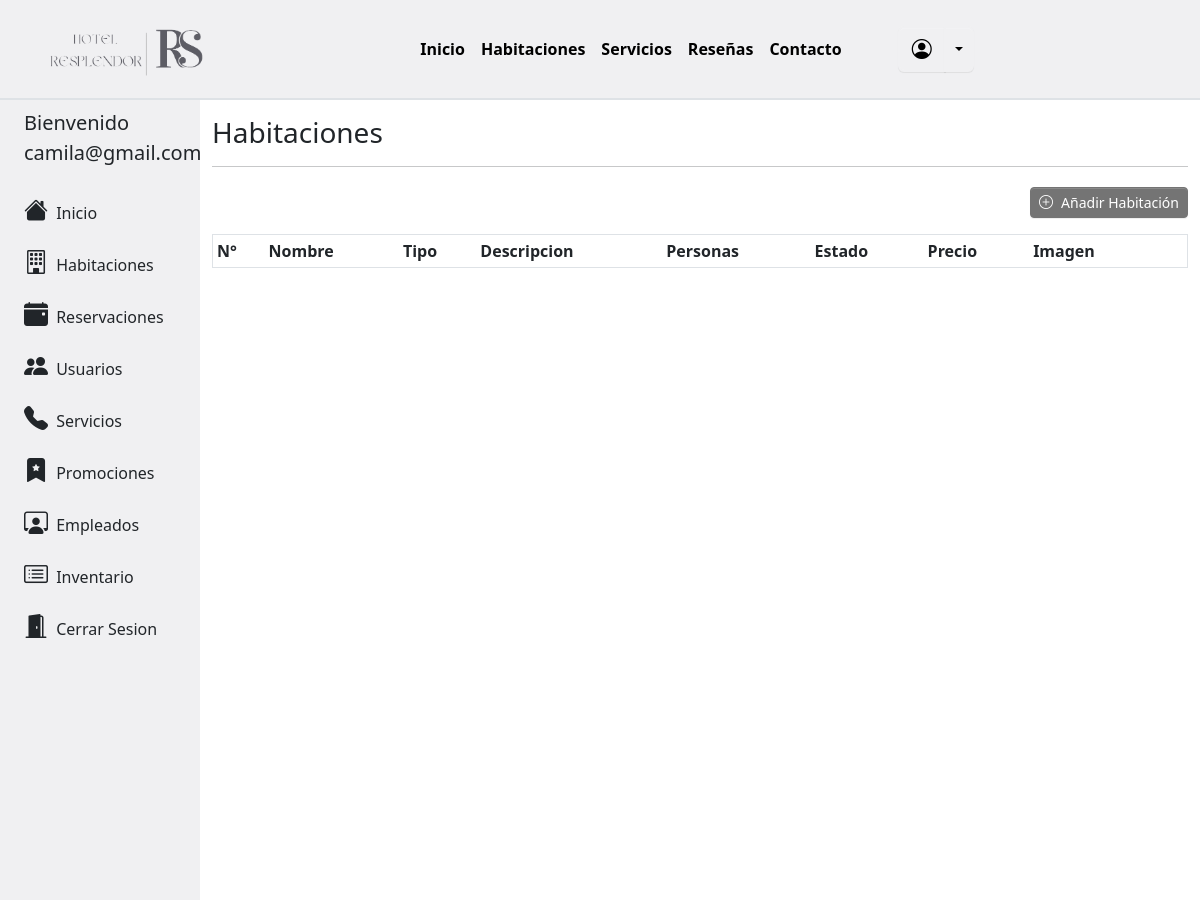
The page /adminHabitaciones/listar.php (signed in) on the database as committed earlier.
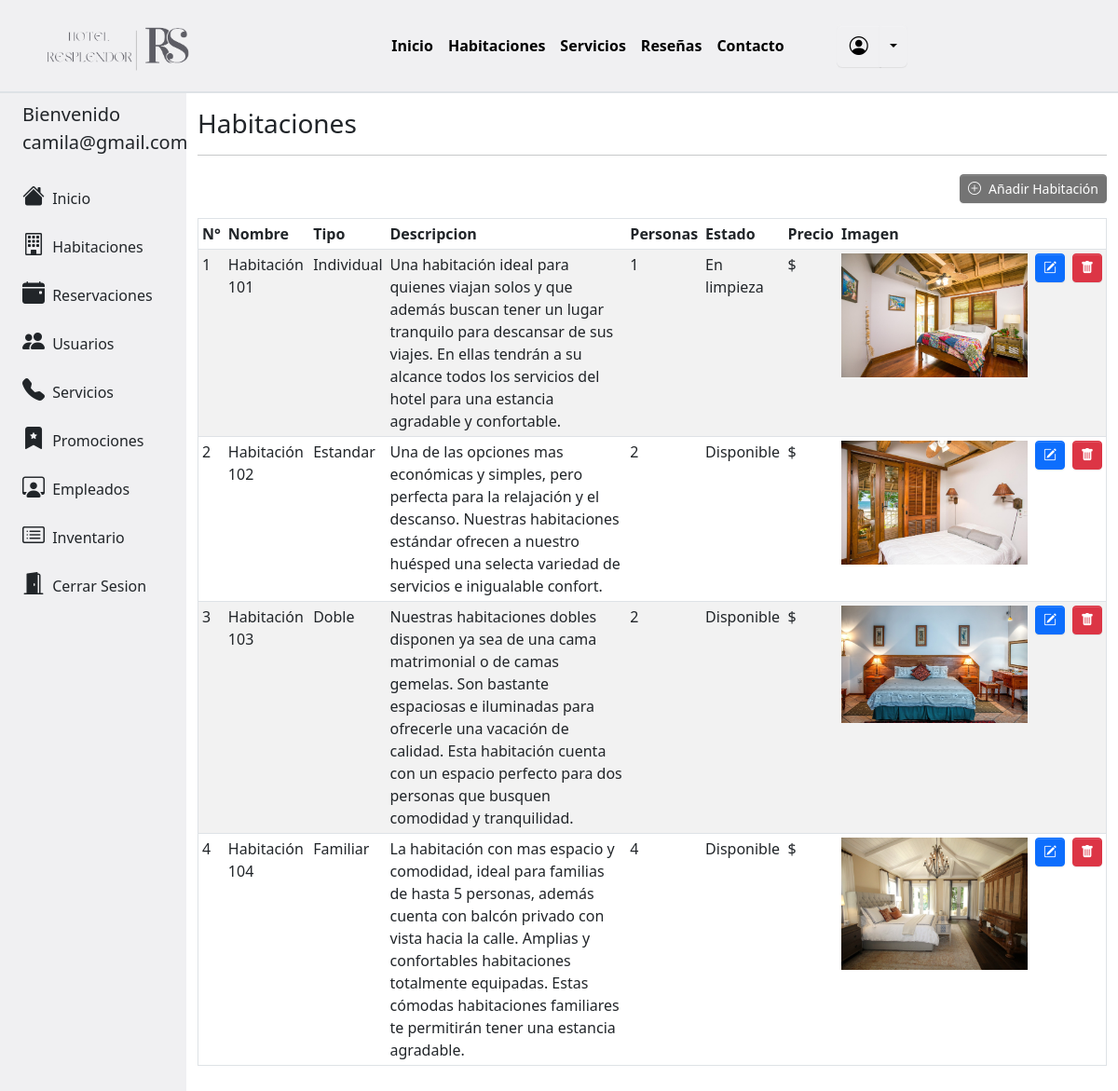
The same page on the database as committed later.
### tables this page shows
CREATE TABLE `habitacion` (
  `id_habitacion` int(6) NOT NULL,
  `id_tipo_habitacion` int(11) NOT NULL,
  `id_estado` int(11) NOT NULL,
  `nombre_habitacion` varchar(25) NOT NULL,
  `descripcion_habitacion` text NOT NULL,
  `cantidad_personas` varchar(25) NOT NULL,
  `precio_habitacion` int(11) NOT NULL,
  `imagen_habitacion` text NOT NULL
);

CREATE TABLE `tipo_habitacion` (
  `id_tipo_habitacion` int(11) NOT NULL,
  `tipo_habitacion` varchar(25) NOT NULL
);

CREATE TABLE `estado_habitacion` (
  `id_estado` int(11) NOT NULL,
  `estado_habitacion` varchar(25) NOT NULL
);

### adminHabitaciones/listar.php (the view, shortened to what this page needs)
<!DOCTYPE html>
<html>
    <head>
        <link rel="stylesheet" href="../css/custom.css">
        <link rel="stylesheet" href="../libs/bootstrap-icons/bootstrap-icons.css">
        <link href="https://cdn.datatables.net/v/bs5/dt-1.13.4/datatables.min.css" rel="stylesheet"/>
        <link href="https://cdn.jsdelivr.net/npm/bootstrap@5.3.0-alpha3/dist/css/bootstrap.min.css" rel="stylesheet">
    </head>
    <body>
        <?php
            include '../modules/menu.php';
        ?>
                <?php
                    include '../modules/sidebar_admin.php';
                ?>
                <div class="col-xl-10 col-sm-10 col-md-9 py-3">
                    <h3 class="text-start">Habitaciones</h3>
                    <hr>
                    <div class="row mb-3">
                        <div class="col-lg-12 col-sm-12 text-end">
                            <a class='btn btn-info btn-sm mt-1' href='http://localhost/hotel/adminHabitaciones/registrar.php' type='submit' id='btnActualizar' value='".$fila["id_habitacion"]."'><i class='bi bi-plus-circle me-2'></i>Añadir Habitación</a>
                        </div>
                    </div>
                    <?php
                        $conexion = new Conexion();
                        $con = $conexion->conectarDB();
                        $sql = "SELECT h.id_habitacion, h.nombre_habitacion, h.descripcion_habitacion, h.cantidad_personas, h.precio_Tb , h.imagen_habitacion,
                        t.tipo_habitacion, e.estado_habitacion
                        FROM habitacion h JOIN tipo_habitacion t
                        ON h.id_tipo_habitacion = t.id_tipo_habitacion
                        JOIN estado_habitacion e ON h.id_estado = e.id_estado
                        ORDER BY id_habitacion";
                        $resultset = $con->query($sql);
                    ?>
                    <div class="table-responsive">
                        <table class="table table-hover table-striped table-sm border" id="tabla" >
                            <thead>
                                <tr><th>N°</th><th>Nombre</th><th>Tipo</th><th>Descripcion</th><th>Personas</th><th>Estado</th><th>Precio</th><th>Imagen</th><th></th><th></th></tr>
                            </thead>
                            <tbody>
                            <?php
                                if($resultset->num_rows>0){
                                    while($fila = $resultset->fetch_assoc()){
                                        echo "<tr id='tabla' class='articulo'><td>".$fila["id_habitacion"]."</td><td>".$fila["nombre_habitacion"]."</td><td>".$fila["tipo_habitacion"]."</td><td>".$fila["descripcion_habitacion"]."</td><td>".$fila["cantidad_personas"]."</td><td>".$fila["estado_habitacion"]."</td><td>$".$fila["precio_Tb"]."</td><td> <img src='".$fila["imagen_habitacion"]."' class='img-fluid' style='max-width:200px'> </td>
                                        <td><a class='btn btn-primary btn-sm' href='http://localhost/hotel/adminHabitaciones/actualizar.php?id=".$fila['id_habitacion']."' type='submit' id='btnActualizar' value='".$fila["id_habitacion"]."'><i class='bi bi-pencil-square'></i> </a></td>
                                        <td><button class='btn btn-danger btn-sm' type='submit' id='btnEliminar' onclick='confirmar(this.value)' value='".$fila["id_habitacion"]."'><i class='bi bi-trash-fill'></i>   </button></td></tr>";
                                    }
                                }
                            ?>
                            </tbody>
                        </table>
                    </div>
                </div>
    </body>
</html>

Rows that differ between the two databases and show on the page:
now on this page (row edited): habitacion: id_habitacion "1", nombre_habitacion "Habitación 101", id_tipo_habitacion.tipo_habitacion "Individual", descripcion_habitacion "Una habitación ideal para quienes viajan solos y que además buscan tener un lugar tranquilo para descansar de sus viajes. En ellas tendrán a su alcance todos los servicios del hotel para una estancia agradable y confortable.", cantidad_personas "1", id_estado.estado_habitacion "En limpieza", imagen_habitacion (picture)
now on this page (row edited): habitacion: id_habitacion "2", nombre_habitacion "Habitación 102", id_tipo_habitacion.tipo_habitacion "Estandar", descripcion_habitacion "Una de las opciones mas económicas y simples, pero perfecta para la relajación y el descanso. Nuestras habitaciones estándar ofrecen a nuestro huésped una selecta variedad de servicios e inigualable confort.", cantidad_personas "2", id_estado.estado_habitacion "Disponible", imagen_habitacion (picture)
now on this page (row edited): habitacion: id_habitacion "3", nombre_habitacion "Habitación 103", id_tipo_habitacion.tipo_habitacion "Doble", descripcion_habitacion "Nuestras habitaciones dobles disponen ya sea de una cama matrimonial o de camas gemelas. Son bastante espaciosas e iluminadas para ofrecerle una vacación de calidad. Esta habitación cuenta con un espacio perfecto para dos personas que busquen comodidad y tranquilidad.", cantidad_personas "2", id_estado.estado_habitacion "Disponible", imagen_habitacion (picture)
now on this page (row edited): habitacion: id_habitacion "4", nombre_habitacion "Habitación 104", id_tipo_habitacion.tipo_habitacion "Familiar", descripcion_habitacion "La habitación con mas espacio y comodidad, ideal para familias de hasta 5 personas, además cuenta con balcón privado con vista hacia la calle. Amplias y confortables habitaciones totalmente equipadas. Estas cómodas habitaciones familiares te permitirán tener una estancia agradable.", cantidad_personas "4", id_estado.estado_habitacion "Disponible", imagen_habitacion (picture)
